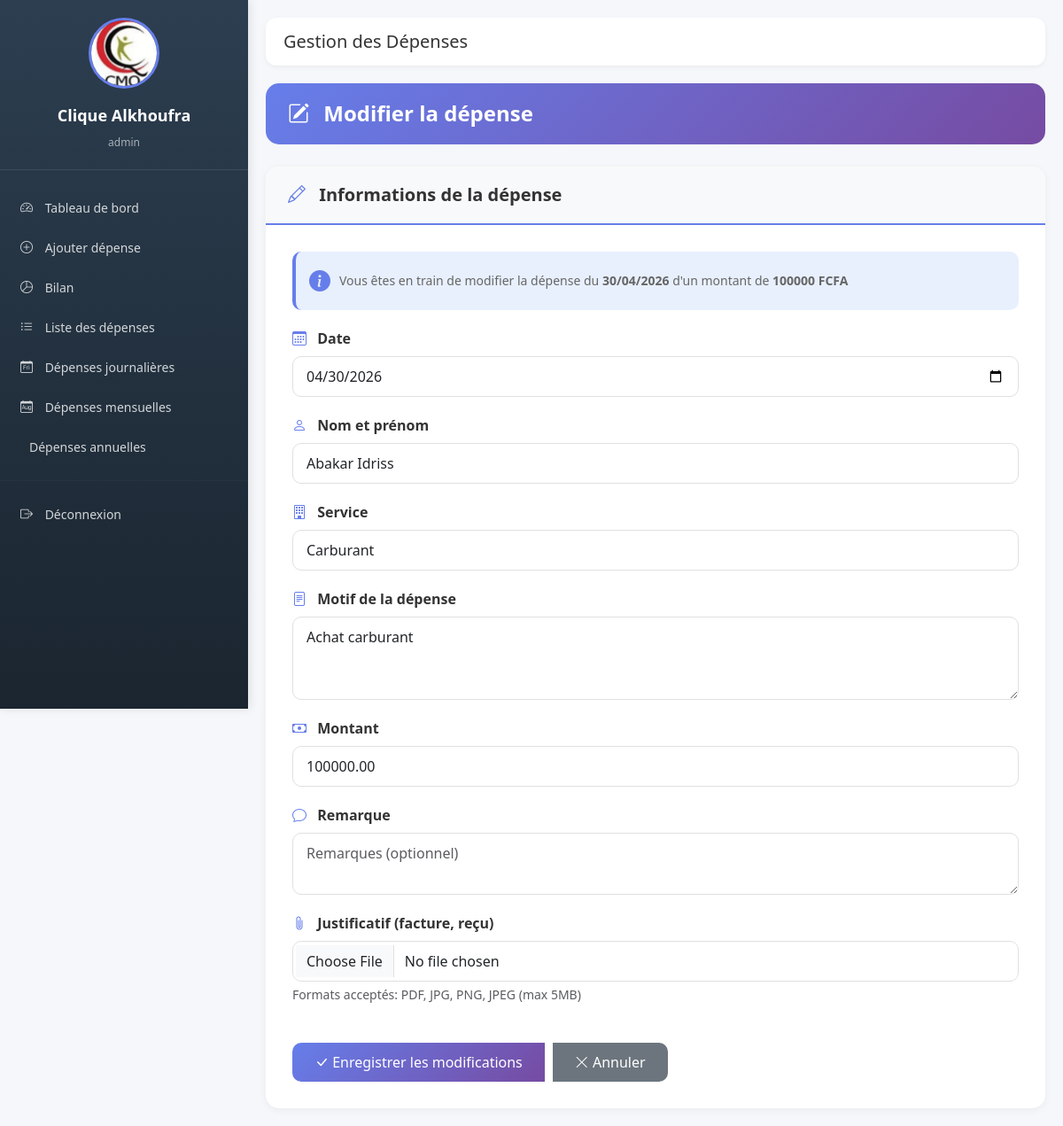
The app's page /modifier/2/ (signed in) with its own data.
### depenses/models.py (models this page shows, shortened)
class Depense(models.Model):
    SERVICES = [
        ('SERVICE_CLINIQUE', 'Service Clinique'),
        ('LABORATOIRE', 'Laboratoire'),
        ('CHIRURGIE_INFIRMERIE', 'Chirurgie et Infirmerie'),
        ('CARBURANT', 'Carburant'),
        ('MAINTENANCE', 'Maintenance'),
        ('LOCATION', 'Location'),
        ('CAMPUS_MEDECIN', 'Campus Médecin'),
        ('TAXES', 'Taxes'),
        ('SALAIRE', 'Salaire'),
        ('RECEPTION', 'Réception'),
        ('HYGIENE', 'Hygiène'),
        ('AUTRES', 'Autres'),
    ]
    date = models.DateField(default=timezone.now)
    nom_prenom = models.CharField(max_length=200, verbose_name="Nom et prénom")
    service = models.CharField(max_length=50, choices=SERVICES, default='AUTRES')
    motif_depense = models.TextField(verbose_name="Motif de la dépense")
    montant = models.DecimalField(max_digits=10, decimal_places=2)
    remarque = models.TextField(blank=True, null=True)
    nom_utilisateur = models.ForeignKey(User, on_delete=models.CASCADE)
    created_at = models.DateTimeField(auto_now_add=True)
    updated_at = models.DateTimeField(auto_now=True)
    justificatif = models.FileField(
        upload_to=upload_justificatif_path,
        verbose_name="Justificatif (facture, reçu)",
        blank=True,
        null=True,
        help_text="Formats acceptés: PDF, JPG, PNG, JPEG (max 5MB)"
    )
    justificatif_nom = models.CharField(max_length=255, blank=True, null=True)
    class Meta:
        ordering = ['-date']
        verbose_name = "Dépense"
        verbose_name_plural = "Dépenses"

### depenses/views.py (the view)
# urls.py: path('modifier/<int:pk>/', views.modifier_depense, name='modifier_depense'),
@login_required
def modifier_depense(request, pk):
    depense = get_object_or_404(Depense, pk=pk, nom_utilisateur=request.user)
    if request.method == 'POST':
        form = DepenseForm(request.POST, request.FILES, instance=depense)
        if form.is_valid():
            form.save()
            messages.success(request, "Dépense modifiée avec succès.")
            return redirect('liste_depenses')
    else:
        form = DepenseForm(instance=depense)
    return render(request, 'depenses/modifier_depense.html', {'form': form, 'depense': depense})

### depenses/forms.py (shortened to what this page needs)
class DepenseForm(forms.ModelForm):
    class Meta:
        model = Depense
        fields = ['date', 'nom_prenom', 'service', 'motif_depense', 'montant', 'remarque', 'justificatif']
        widgets = {
            'date': forms.DateInput(attrs={'type': 'date', 'class': 'form-control'}),
            'nom_prenom': forms.TextInput(attrs={'class': 'form-control', 'placeholder': 'Nom et prénom'}),
            'service': forms.Select(attrs={'class': 'form-control'}),
            'motif_depense': forms.Textarea(attrs={'class': 'form-control', 'rows': 3, 'placeholder': 'Motif de la dépense'}),
            'montant': forms.NumberInput(attrs={'class': 'form-control', 'placeholder': 'Montant en FCFA'}),
            'remarque': forms.Textarea(attrs={'class': 'form-control', 'rows': 2, 'placeholder': 'Remarques (optionnel)'}),
            'justificatif': forms.FileInput(attrs={'class': 'form-control', 'accept': '.pdf,.jpg,.jpeg,.png'}),
        }

### depenses/templates/depenses/modifier_depense.html (shortened to what this page needs)
{% extends 'depenses/base.html' %}
{% load django_bootstrap5 %}
{% load static %}
{% block content %}
<div class="page-container">
    <div class="page-header">
        <h2>
            <i class="bi bi-pencil-square"></i> Modifier la dépense
        </h2>
    </div>
    <div class="form-card">
        <div class="form-card-header">
            <h3>
                <i class="bi bi-pencil"></i> Informations de la dépense
            </h3>
        </div>
        <div class="form-card-body">
            <div class="info-badge">
                <i class="bi bi-info-circle-fill"></i>
                <div class="info-text">
                    Vous êtes en train de modifier la dépense du
                    <strong>{{ depense.date|date:"d/m/Y" }}</strong> d'un montant de
                    <strong>{{ depense.montant|floatformat:0 }} FCFA</strong>
                </div>
            </div>
            <form method="post" enctype="multipart/form-data">
                {% for field in form %}
                <div class="form-group">
                    <label for="{{ field.id_for_label }}" class="form-label">
                        <i class="bi bi-{% if field.name == 'date' %}calendar3{% elif field.name == 'nom_prenom' %}person{% elif field.name == 'service' %}building{% elif field.name == 'motif_depense' %}file-text{% elif field.name == 'montant' %}cash{% elif field.name == 'justificatif' %}paperclip{% else %}chat{% endif %}"></i>
                        {{ field.label }}
                    </label>
                    {% if field.name == 'date' %}
                        <input type="date" name="{{ field.name }}" id="{{ field.id_for_label }}"
                               class="form-control" value="{{ field.value|date:'Y-m-d' }}">
                    {% else %}
                        {{ field }}
                    {% endif %}
                    {% if field.help_text %}
                        <small class="text-muted d-block mt-1">{{ field.help_text }}</small>
                    {% endif %}
                </div>
                {% endfor %}
                <div class="btn-group mt-4">
                    <button type="submit" class="btn btn-action btn-primary-custom">
                        <i class="bi bi-check-lg"></i> Enregistrer les modifications
                    </button>
                    <a href="{% url 'liste_depenses' %}" class="btn btn-action btn-secondary-custom">
                        <i class="bi bi-x-lg"></i> Annuler
                    </a>
                </div>
            </form>
        </div>
    </div>
</div>
{% endblock %}

### depenses/templates/depenses/base.html (shortened to what this page needs)
{% load static %}
{% load django_bootstrap5 %}
<!DOCTYPE html>
<html lang="fr">
<head>
    {% bootstrap_css %}
    <link rel="stylesheet" href="{% static 'depenses/css/style.css' %}">
    <link rel="stylesheet" href="https://cdn.jsdelivr.net/npm/bootstrap-icons@1.11.3/font/bootstrap-icons.min.css">
</head>
<body>
{% if user.is_authenticated %}
    <div class="sidebar">
        <div class="sidebar-logo">
            <img src="{% static 'depenses/images/logo1.jpg' %}" alt="Logo">
            <h5>Clique Alkhoufra</h5>
            <small>{{ user.username }}</small>
        </div>
        <nav>
            <a href="{% url 'dashboard' %}"><i class="bi bi-speedometer2"></i> Tableau de bord</a>
            <a href="{% url 'ajouter_depense' %}"><i class="bi bi-plus-circle"></i> Ajouter dépense</a>
            <a href="{% url 'bilan' %}"><i class="bi bi-pie-chart"></i> Bilan</a>
            <a href="{% url 'liste_depenses' %}"><i class="bi bi-list-ul"></i> Liste des dépenses</a>
            <a href="{% url 'depenses_journalieres' %}"><i class="bi bi-calendar-day"></i> Dépenses journalières</a>
            <a href="{% url 'depenses_mensuelles' %}"><i class="bi bi-calendar-month"></i> Dépenses mensuelles</a>
            <a href="{% url 'depenses_annuelles' %}"> Dépenses annuelles</a>
            <hr style="margin: 15px 0; border-color: rgba(255,255,255,0.1);">
            <a href="{% url 'logout' %}"><i class="bi bi-box-arrow-right"></i> Déconnexion</a>
        </nav>
    </div>
    <div class="content">
        <div class="main-header">
            <h1>Gestion des Dépenses</h1>
        </div>
        {% block content %}
        {% endblock %}
    </div>
{% else %}
    {% block auth_content %}{% endblock %}
{% endif %}
</body>
</html>

### depenses/templates/depenses/base.html (style rules this page uses)
* { margin: 0; padding: 0; box-sizing: border-box; }
body { font-family: 'Segoe UI', Tahoma, Geneva, Verdana, sans-serif; background: #f5f7fa; overflow-x: hidden; }
.sidebar { position: fixed; top: 0; left: 0; height: 100vh; width: 280px; background: linear-gradient(180deg, #2c3e50 0%, #1a252f 100%); box-shadow: 2px 0 10px rgba(0,0,0,0.1); transition: all 0.3s ease; overflow-y: auto; z-index: 1000; }
.sidebar a { color: rgba(255,255,255,0.8); text-decoration: none; padding: 12px 20px; display: block; transition: all 0.3s ease; border-left: 3px solid transparent; font-size: 14px; }
.sidebar a i { margin-right: 10px; width: 20px; }
.sidebar-logo { padding: 20px; text-align: center; border-bottom: 1px solid rgba(255,255,255,0.1); margin-bottom: 20px; }
.sidebar-logo img { width: 80px; height: 80px; border-radius: 50%; object-fit: cover; margin-bottom: 10px; border: 3px solid #667eea; }
.sidebar-logo h5 { color: white; font-size: 18px; font-weight: 600; margin: 10px 0 5px; }
.sidebar-logo small { color: rgba(255,255,255,0.6); font-size: 12px; }
.content { margin-left: 280px; padding: 20px; background: #f5f7fa; min-height: 100vh; transition: margin-left 0.3s ease; }
.main-header { display: flex; justify-content: space-between; align-items: center; margin-bottom: 20px; background: white; padding: 15px 20px; border-radius: 12px; box-shadow: 0 2px 5px rgba(0,0,0,0.05); }
.main-header h1 { margin: 0; font-size: 20px; color: #333; }

### depenses/templates/depenses/modifier_depense.html (style rules this page uses)
.page-container { animation: fadeInUp 0.5s ease-out; }
.page-header { background: linear-gradient(135deg, #667eea 0%, #764ba2 100%); border-radius: 15px; padding: 20px 25px; margin-bottom: 25px; color: white; }
.page-header h2 { margin: 0; font-size: 24px; font-weight: 600; }
.page-header h2 i { margin-right: 10px; }
.form-card { background: white; border-radius: 15px; box-shadow: 0 2px 10px rgba(0,0,0,0.05); overflow: hidden; }
.form-card-header { background: #f8f9fa; padding: 20px 25px; border-bottom: 2px solid #667eea; }
.form-card-header h3 { margin: 0; color: #333; font-size: 20px; font-weight: 600; }
.form-card-header h3 i { margin-right: 10px; color: #667eea; }
.form-card-body { padding: 30px; }
.form-group { margin-bottom: 20px; }
.form-label { font-weight: 600; color: #333; margin-bottom: 8px; display: block; }
.form-label i { margin-right: 8px; color: #667eea; }
.form-control, select, textarea { border-radius: 10px; border: 1px solid #e0e0e0; padding: 10px 15px; transition: all 0.3s ease; width: 100%; }
.btn-action { padding: 10px 25px; border-radius: 10px; font-weight: 500; transition: all 0.3s ease; margin-right: 10px; }
.btn-primary-custom { background: linear-gradient(135deg, #667eea 0%, #764ba2 100%); border: none; color: white; }
.btn-secondary-custom { background: #6c757d; border: none; color: white; }
.info-badge { background: #e8f0fe; border-radius: 10px; padding: 15px; margin-bottom: 20px; display: flex; align-items: center; gap: 10px; border-left: 4px solid #667eea; }
.info-badge i { font-size: 24px; color: #667eea; }
.info-badge .info-text { color: #666; font-size: 14px; }

### records on screen
Depense: date "30/04/2026", montant "100000", date "04/30/2026", form "Abakar Idriss" "Carburant" "Achat carburant" "100000.00"

### other values on screen
{{ user.username }} "admin"
{{ field.label }} "Date" "Nom et prénom" "Service" "Motif de la dépense" "Montant" "Remarque" "Justificatif (facture, reçu)"
{{ field.help_text }} "Formats acceptés: PDF, JPG, PNG, JPEG (max 5MB)"
